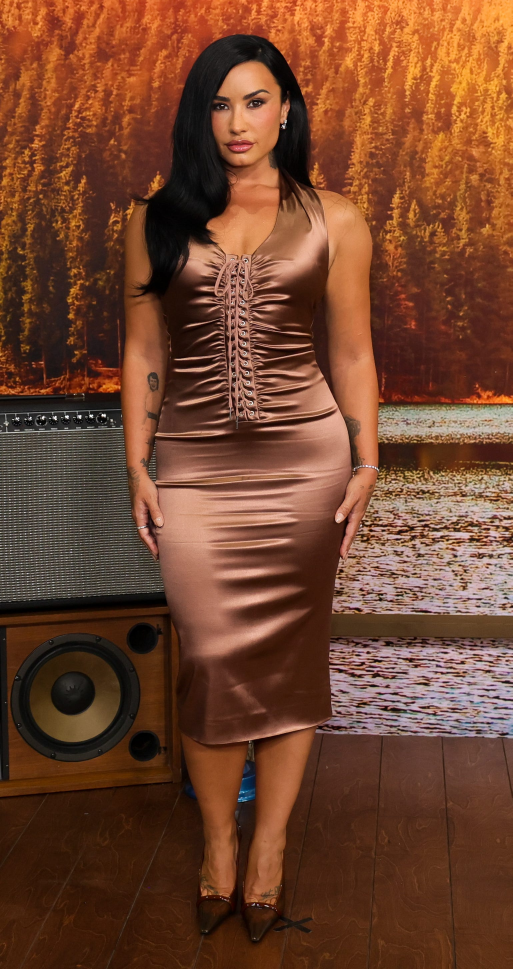
#> input picture hermes/_tmp/full.jpg, 1537 x 2906 px (shown at 1/3 size)
$ python _make_hero.py
#> lines starting #> are read from the running program, lines starting #| are printed output that depends on the picture
from pathlib import Path
from PIL import Image, ImageOps, ImageEnhance, ImageFilter

src = Path(__file__).resolve().parent / "_tmp" / "full.jpg"
out = Path(__file__).resolve().parent / "_tmp" / "hero.jpg"
im = Image.open(src).convert("RGB")
#> im is the input picture: PIL image 1537x2906 RGB; mean R, G, B 114.3, 68.7, 45.7
w, h = im.size
#> w = 1537; h = 2906
target_w, target_h = 1080, 1350
scale = target_w / w
#> scale = 0.703
nw, nh = target_w, int(h * scale)
#> nw = 1080; nh = 2041
im = im.resize((nw, nh), Image.Resampling.LANCZOS)
#> im: PIL image 1080x2041 RGB
if nh > target_h:
    # keep the face: crop extra from the bottom
    top = 40
    im = im.crop((0, top, target_w, top + target_h))
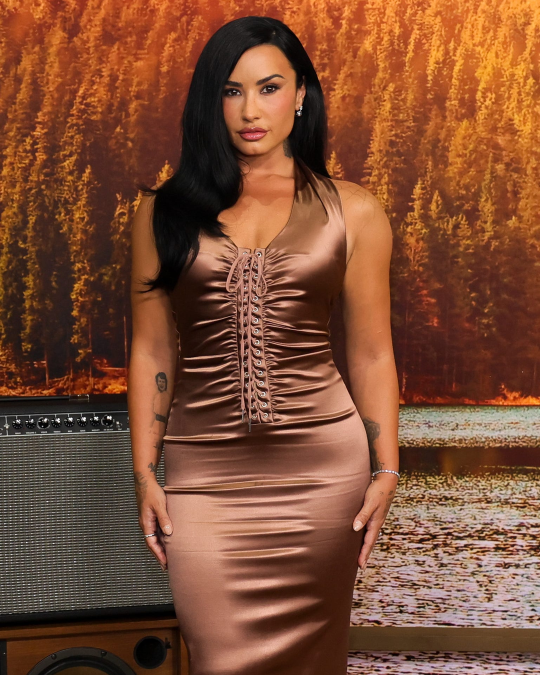
#> im: PIL image 1080x1350 RGB (shown at 1/2 size); mean R, G, B 126.5, 77.4, 52.9
elif nh < target_h:
    im = ImageOps.pad(im, (target_w, target_h), color=(12, 12, 14))
im = ImageEnhance.Contrast(im).enhance(1.04)
im = ImageEnhance.Color(im).enhance(1.03)
im = im.filter(ImageFilter.UnsharpMask(radius=1.2, percent=80, threshold=3))
im.save(out, "JPEG", quality=94, optimize=True)
print(out, im.size)
#| hermes/_tmp/hero.jpg (1080, 1350)
